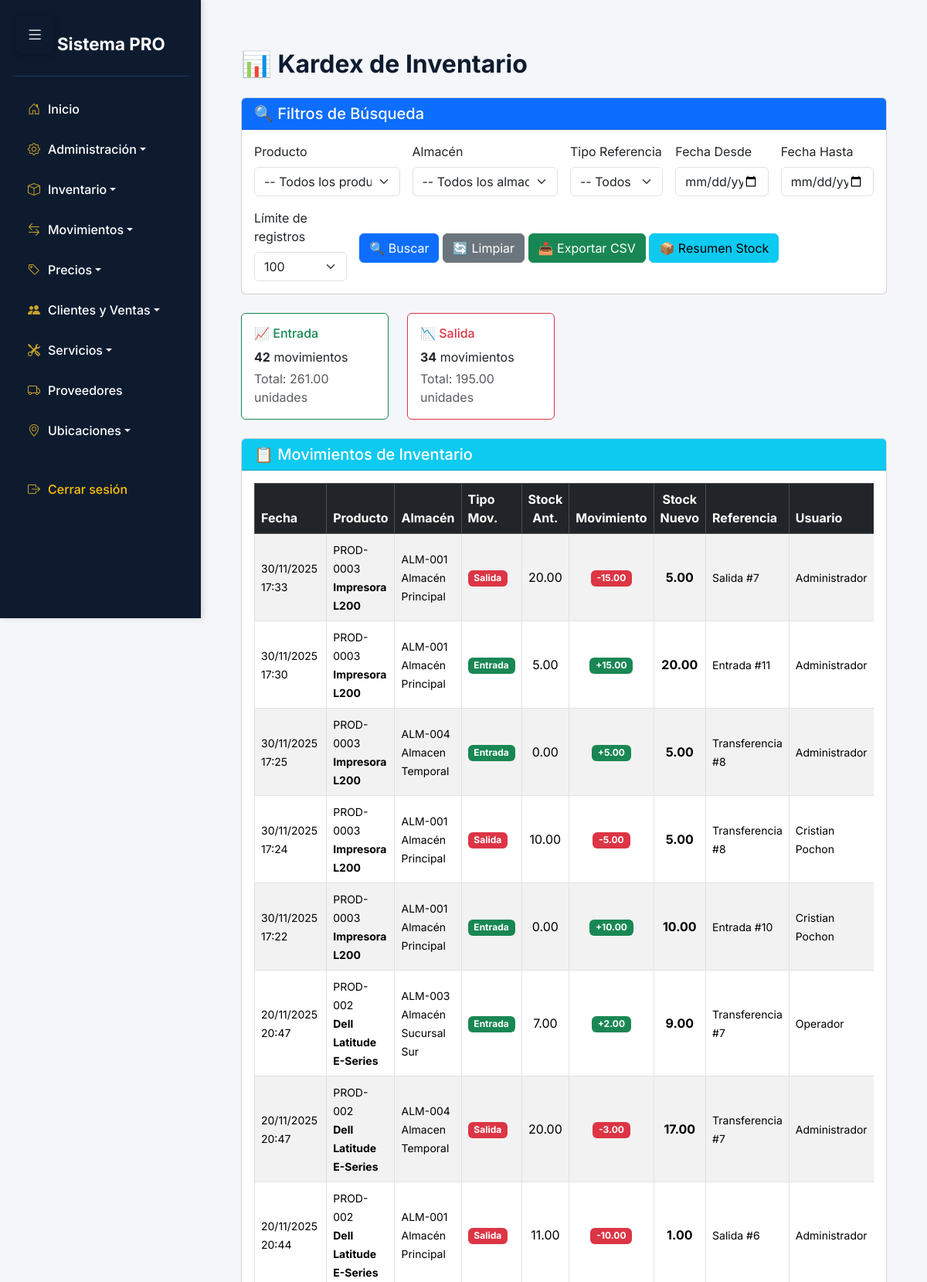
The app's page /app/vista/Kardex/listar.php (signed in, upper part) with its own data.
### tables this page shows
CREATE TABLE `bitacora_inventario` (
  `id` int NOT NULL,
  `producto_id` int NOT NULL,
  `almacen_id` int NOT NULL,
  `tipo_movimiento_id` int NOT NULL,
  `cantidad_anterior` decimal(10,2) NOT NULL,
  `cantidad_movimiento` decimal(10,2) NOT NULL,
  `cantidad_nueva` decimal(10,2) NOT NULL,
  `referencia_tipo` varchar(50) DEFAULT NULL COMMENT 'transferencia, salida, entrada, ajuste',
  `referencia_id` int DEFAULT NULL COMMENT 'ID del registro referenciado',
  `usuario_id` int NOT NULL,
  `fecha_movimiento` datetime NOT NULL DEFAULT CURRENT_TIMESTAMP,
  `observaciones` text
);

CREATE TABLE `productos` (
  `id` int NOT NULL,
  `codigo` varchar(50) NOT NULL,
  `nombre` varchar(200) NOT NULL,
  `descripcion` text,
  `categoria_id` int NOT NULL,
  `unidad_medida_id` int NOT NULL,
  `proveedor_id` int DEFAULT NULL,
  `peso` decimal(10,2) DEFAULT NULL COMMENT 'Peso en kilogramos',
  `imagen_url` varchar(255) DEFAULT NULL,
  `estado_id` int NOT NULL DEFAULT '1',
  `usuario_creador_id` int DEFAULT NULL,
  `usuario_modificador_id` int DEFAULT NULL,
  `creado_en` datetime DEFAULT CURRENT_TIMESTAMP,
  `actualizado_en` datetime DEFAULT CURRENT_TIMESTAMP ON UPDATE CURRENT_TIMESTAMP
);

CREATE TABLE `almacenes` (
  `id` int NOT NULL,
  `codigo` varchar(20) NOT NULL,
  `nombre` varchar(100) NOT NULL,
  `ubicacion` text,
  `descripcion` text,
  `responsable_usuario_id` int DEFAULT NULL,
  `estado_id` int NOT NULL DEFAULT '1',
  `usuario_creador_id` int DEFAULT NULL,
  `usuario_modificador_id` int DEFAULT NULL,
  `creado_en` datetime DEFAULT CURRENT_TIMESTAMP,
  `actualizado_en` datetime DEFAULT CURRENT_TIMESTAMP ON UPDATE CURRENT_TIMESTAMP
);

CREATE TABLE `tipos_movimiento` (
  `id` int NOT NULL,
  `nombre` varchar(50) NOT NULL,
  `descripcion` text,
  `afecta_inventario` tinyint(1) DEFAULT '1',
  `tipo_afectacion` varchar(20) DEFAULT NULL COMMENT 'suma, resta, ninguna',
  `creado_en` datetime DEFAULT CURRENT_TIMESTAMP,
  `actualizado_en` datetime DEFAULT CURRENT_TIMESTAMP ON UPDATE CURRENT_TIMESTAMP
);

CREATE TABLE `usuarios` (
  `id` int NOT NULL,
  `nombre` varchar(100) NOT NULL,
  `correo` varchar(100) NOT NULL,
  `contrasena` varchar(255) NOT NULL,
  `estado_id` int NOT NULL,
  `creado_en` datetime DEFAULT CURRENT_TIMESTAMP,
  `actualizado_en` datetime DEFAULT CURRENT_TIMESTAMP ON UPDATE CURRENT_TIMESTAMP
);

### app/Conexion/Conexion.php (called while the page is built)
<?php
class Conexion {
    private $conexion;
    private $host = 'localhost';
    private $dbName = 'aegis';
    private $username = 'root';
    private $password = '';
    public function __construct() {
        try {
            $this->conexion = new PDO(
                "mysql:host=$this->host;dbname=$this->dbName",
                $this->username,
                $this->password
            );
            $this->conexion->setAttribute(PDO::ATTR_ERRMODE, PDO::ERRMODE_EXCEPTION);
        } catch (PDOException $e) {
            die("Error de conexión: " . $e->getMessage());
        }
    }
    public function getConexion() {
        return $this->conexion;
    }
}
?>

### app/Controlador/BitacoraInventarioControlador.php (called while the page is built, shortened)
<?php
require_once __DIR__ . '/../Modelo/BitacoraInventario.php';
class BitacoraInventarioControlador {
    private $modelo;
    public function __construct() {
        $this->modelo = new BitacoraInventario();
    }
    public function obtenerKardex($filtros = []) {
        try {
            return $this->modelo->obtenerKardex($filtros);
        } catch (Exception $e) {
            throw new Exception("Error al obtener kardex: " . $e->getMessage());
        }
    }
    public function obtenerEstadisticas($fecha_desde = null, $fecha_hasta = null) {
        try {
            return $this->modelo->obtenerEstadisticas($fecha_desde, $fecha_hasta);
        } catch (Exception $e) {
            throw new Exception("Error al obtener estadísticas: " . $e->getMessage());
        }
    }
}
?>

### app/Modelo/BitacoraInventario.php (called while the page is built, shortened)
<?php
require_once __DIR__ . '/../Conexion/Conexion.php';
class BitacoraInventario {
    private $conexion;
    public function __construct() {
        $this->conexion = new Conexion();
    }
    public function obtenerKardex($filtros = []) {
        $sql = "SELECT
                    bi.id,
                    bi.fecha_movimiento,
                    p.codigo AS codigo_producto,
                    p.nombre AS producto,
                    a.codigo AS codigo_almacen,
                    a.nombre AS almacen,
                    tm.nombre AS tipo_movimiento,
                    tm.tipo_afectacion,
                    bi.cantidad_anterior,
                    bi.cantidad_movimiento,
                    bi.cantidad_nueva,
                    bi.referencia_tipo,
                    bi.referencia_id,
                    u.nombre AS usuario,
                    bi.observaciones
                FROM bitacora_inventario bi
                INNER JOIN productos p ON bi.producto_id = p.id
                INNER JOIN almacenes a ON bi.almacen_id = a.id
                INNER JOIN tipos_movimiento tm ON bi.tipo_movimiento_id = tm.id
                LEFT JOIN usuarios u ON bi.usuario_id = u.id
                WHERE 1=1";
        $params = [];
        $sql .= " ORDER BY bi.fecha_movimiento DESC, bi.id DESC";
        if (!empty($filtros['limite'])) {
            $sql .= " LIMIT " . intval($filtros['limite']);
        }
        $stmt = $this->conexion->getConexion()->prepare($sql);
        $stmt->execute($params);
        return $stmt->fetchAll(PDO::FETCH_ASSOC);
    }
    public function obtenerEstadisticas($fecha_desde = null, $fecha_hasta = null) {
        $sql = "SELECT
                    tm.nombre AS tipo_movimiento,
                    tm.tipo_afectacion,
                    COUNT(*) AS total_movimientos,
                    SUM(bi.cantidad_movimiento) AS cantidad_total
                FROM bitacora_inventario bi
                INNER JOIN tipos_movimiento tm ON bi.tipo_movimiento_id = tm.id
                WHERE 1=1";
        $params = [];
        $sql .= " GROUP BY tm.id, tm.nombre, tm.tipo_afectacion
                  ORDER BY total_movimientos DESC";
        $stmt = $this->conexion->getConexion()->prepare($sql);
        $stmt->execute($params);
        return $stmt->fetchAll(PDO::FETCH_ASSOC);
    }
}

### app/Vista/Kardex/listar.php (the view, shortened to what this page needs)
<?php
require_once '../../Controlador/BitacoraInventarioControlador.php';
include '../../../includes/sidebar.php';
$controlador = new BitacoraInventarioControlador();
$filtros = [
    'producto_id'     => $_GET['producto_id'] ?? '',
    'almacen_id'      => $_GET['almacen_id'] ?? '',
    'referencia_tipo' => $_GET['referencia_tipo'] ?? '',
    'fecha_desde'     => $_GET['fecha_desde'] ?? '',
    'fecha_hasta'     => $_GET['fecha_hasta'] ?? '',
    'limite'          => $_GET['limite'] ?? 100
];
try {
    $kardex       = $controlador->obtenerKardex($filtros);
    $estadisticas = $controlador->obtenerEstadisticas($filtros['fecha_desde'], $filtros['fecha_hasta']);
} catch (Exception $e) {
    $error  = $e->getMessage();
    $kardex = $estadisticas = [];
}
?>
<div class="container-fluid mt-4">
    <h2 class="mb-4">📊 Kardex de Inventario</h2>
    <div class="card mb-4">
        <div class="card-header bg-primary text-white">
            <h5 class="mb-0">🔍 Filtros de Búsqueda</h5>
        </div>
        <div class="card-body">
            <form method="GET" action="">
                <div class="row g-3">
                    <div class="col-md-3">
                        <label class="form-label">Producto</label>
                        <select name="producto_id" class="form-select">
                            <option value="">-- Todos los productos --</option>
                        </select>
                    </div>
                    <div class="col-md-3">
                        <label class="form-label">Almacén</label>
                        <select name="almacen_id" class="form-select">
                            <option value="">-- Todos los almacenes --</option>
                        </select>
                    </div>
                    <div class="col-md-2">
                        <label class="form-label">Tipo Referencia</label>
                        <select name="referencia_tipo" class="form-select">
                            <option value="">-- Todos --</option>
                        </select>
                    </div>
                    <div class="col-md-2">
                        <label class="form-label">Fecha Desde</label>
                        <input type="date" name="fecha_desde" class="form-control" value="<?= htmlspecialchars($filtros['fecha_desde']) ?>">
                    </div>
                    <div class="col-md-2">
                        <label class="form-label">Fecha Hasta</label>
                        <input type="date" name="fecha_hasta" class="form-control" value="<?= htmlspecialchars($filtros['fecha_hasta']) ?>">
                    </div>
                    <div class="col-md-2">
                        <label class="form-label">Límite de registros</label>
                        <select name="limite" class="form-select">
                            <option value="100"  <?= $filtros['limite'] == 100  ? 'selected' : '' ?>>100</option>
                        </select>
                    </div>
                    <div class="col-md-10">
                        <label class="form-label d-block">&nbsp;</label>
                        <button type="submit" class="btn btn-primary">🔍 Buscar</button>
                        <a href="?" class="btn btn-secondary">🔄 Limpiar</a>
                        <a href="exportar.php?<?= http_build_query($filtros) ?>" class="btn btn-success">📥 Exportar CSV</a>
                        <a href="resumen_stock.php" class="btn btn-info">📦 Resumen Stock</a>
                    </div>
                </div>
            </form>
        </div>
    </div>
    <?php if (!empty($estadisticas)): ?>
    <div class="row mb-4">
        <?php foreach ($estadisticas as $stat):
            $icono = $stat['tipo_afectacion'] == 'suma' ? '📈' : '📉';
            $color = $stat['tipo_afectacion'] == 'suma' ? 'success' : 'danger';
        ?>
            <div class="col-md-3">
                <div class="card border-<?= $color ?>">
                    <div class="card-body">
                        <h6 class="text-<?= $color ?>"><?= $icono ?> <?= htmlspecialchars($stat['tipo_movimiento']) ?></h6>
                        <p class="mb-1"><strong><?= number_format($stat['total_movimientos']) ?></strong> movimientos</p>
                        <p class="mb-0 text-muted">Total: <?= number_format($stat['cantidad_total'], 2) ?> unidades</p>
                    </div>
                </div>
            </div>
        <?php endforeach; ?>
    </div>
    <?php endif; ?>
    <div class="card">
        <div class="card-header bg-info text-white">
            <h5 class="mb-0">📋 Movimientos de Inventario</h5>
        </div>
        <div class="card-body">
            <?php if (empty($kardex)): ?>
                <div class="text-center py-5 text-muted">
                    <div class="mb-2" style="font-size:48px">📭</div>
                    <p class="lead">No hay movimientos registrados con los filtros seleccionados</p>
                </div>
            <?php else: ?>
                <div class="table-responsive">
                    <table class="table table-bordered table-striped table-hover align-middle">
                        <thead class="table-dark">
                            <tr>
                                <th>Fecha</th>
                                <th>Producto</th>
                                <th>Almacén</th>
                                <th>Tipo Mov.</th>
                                <th class="text-center">Stock Ant.</th>
                                <th class="text-center">Movimiento</th>
                                <th class="text-center">Stock Nuevo</th>
                                <th>Referencia</th>
                                <th>Usuario</th>
                            </tr>
                        </thead>
                        <tbody>
                            <?php foreach ($kardex as $m):
                                $colorMov = $m['tipo_afectacion'] == 'suma' ? 'success' : 'danger';
                                $signo = $m['tipo_afectacion'] == 'suma' ? '+' : '-';
                            ?>
                                <tr>
                                    <td><small><?= date('d/m/Y H:i', strtotime($m['fecha_movimiento'])) ?></small></td>
                                    <td><small><?= htmlspecialchars($m['codigo_producto']) ?><br><strong><?= htmlspecialchars($m['producto']) ?></strong></small></td>
                                    <td><small><?= htmlspecialchars($m['codigo_almacen']) ?><br><?= htmlspecialchars($m['almacen']) ?></small></td>
                                    <td><span class="badge bg-<?= $colorMov ?>"><?= htmlspecialchars($m['tipo_movimiento']) ?></span></td>
                                    <td class="text-center"><?= number_format($m['cantidad_anterior'], 2) ?></td>
                                    <td class="text-center">
                                        <span class="badge bg-<?= $colorMov ?>">
                                            <?= $signo ?><?= number_format($m['cantidad_movimiento'], 2) ?>
                                        </span>
                                    </td>
                                    <td class="text-center"><strong><?= number_format($m['cantidad_nueva'], 2) ?></strong></td>
                                    <td><small><?= htmlspecialchars(ucfirst($m['referencia_tipo'])) ?> #<?= $m['referencia_id'] ?></small></td>
                                    <td><small><?= htmlspecialchars($m['usuario'] ?? 'N/A') ?></small></td>
                                </tr>
                            <?php endforeach; ?>
                        </tbody>
                    </table>
                </div>
            <?php endif; ?>
        </div>
    </div>
</div>

### includes/sidebar.php (style rules this page uses)
:root { --sidebar-bg: #0e1b2f; --sidebar-hover: #1f3a5f; --accent-gold: #c9a227; --body-bg: #f4f6f9; --text-light: #ffffff; --text-dark: #2e2e2e; }
body { font-family: 'Inter', sans-serif; background-color: var(--body-bg); color: var(--text-dark); margin: 0; padding: 0; }
h1, h2, h3 { color: var(--sidebar-bg); font-weight: 700; }

### records on screen
bitacora_inventario: fecha_movimiento "30/11/2025 17:33", producto.codigo "PROD-0003", producto.nombre "Impresora L200", almacen.codigo "ALM-001", almacen.nombre "Almacén Principal", tipo_movimiento.nombre "Salida", cantidad_anterior "20.00", tipo_movimiento.tipo_afectacion "-", cantidad_movimiento "15.00", cantidad_nueva "5.00", referencia_tipo "Salida", referencia "7", usuario.nombre "Administrador"
bitacora_inventario: fecha_movimiento "30/11/2025 17:30", producto.codigo "PROD-0003", producto.nombre "Impresora L200", almacen.codigo "ALM-001", almacen.nombre "Almacén Principal", tipo_movimiento.nombre "Entrada", cantidad_anterior "5.00", tipo_movimiento.tipo_afectacion "+", cantidad_movimiento "15.00", cantidad_nueva "20.00", referencia_tipo "Entrada", referencia "11", usuario.nombre "Administrador"
bitacora_inventario: fecha_movimiento "30/11/2025 17:25", producto.codigo "PROD-0003", producto.nombre "Impresora L200", almacen.codigo "ALM-004", almacen.nombre "Almacen Temporal", tipo_movimiento.nombre "Entrada", cantidad_anterior "0.00", tipo_movimiento.tipo_afectacion "+", cantidad_movimiento "5.00", cantidad_nueva "5.00", referencia_tipo "Transferencia", referencia "8", usuario.nombre "Administrador"
bitacora_inventario: fecha_movimiento "30/11/2025 17:24", producto.codigo "PROD-0003", producto.nombre "Impresora L200", almacen.codigo "ALM-001", almacen.nombre "Almacén Principal", tipo_movimiento.nombre "Salida", cantidad_anterior "10.00", tipo_movimiento.tipo_afectacion "-", cantidad_movimiento "5.00", cantidad_nueva "5.00", referencia_tipo "Transferencia", referencia "8", usuario.nombre "Cristian Pochon"
bitacora_inventario: fecha_movimiento "30/11/2025 17:22", producto.codigo "PROD-0003", producto.nombre "Impresora L200", almacen.codigo "ALM-001", almacen.nombre "Almacén Principal", tipo_movimiento.nombre "Entrada", cantidad_anterior "0.00", tipo_movimiento.tipo_afectacion "+", cantidad_movimiento "10.00", cantidad_nueva "10.00", referencia_tipo "Entrada", referencia "10", usuario.nombre "Cristian Pochon"
bitacora_inventario: fecha_movimiento "20/11/2025 20:47", producto.codigo "PROD-002", producto.nombre "Dell Latitude E-Series", almacen.codigo "ALM-003", almacen.nombre "Almacén Sucursal Sur", tipo_movimiento.nombre "Entrada", cantidad_anterior "7.00", tipo_movimiento.tipo_afectacion "+", cantidad_movimiento "2.00", cantidad_nueva "9.00", referencia_tipo "Transferencia", referencia "7", usuario.nombre "Operador"
bitacora_inventario: fecha_movimiento "20/11/2025 20:47", producto.codigo "PROD-002", producto.nombre "Dell Latitude E-Series", almacen.codigo "ALM-004", almacen.nombre "Almacen Temporal", tipo_movimiento.nombre "Salida", cantidad_anterior "20.00", tipo_movimiento.tipo_afectacion "-", cantidad_movimiento "3.00", cantidad_nueva "17.00", referencia_tipo "Transferencia", referencia "7", usuario.nombre "Administrador"
bitacora_inventario: fecha_movimiento "20/11/2025 20:44", producto.codigo "PROD-002", producto.nombre "Dell Latitude E-Series", almacen.codigo "ALM-001", almacen.nombre "Almacén Principal", tipo_movimiento.nombre "Salida", cantidad_anterior "11.00", tipo_movimiento.tipo_afectacion "-", cantidad_movimiento "10.00", cantidad_nueva "1.00", referencia_tipo "Salida", referencia "6", usuario.nombre "Administrador"

### other values on screen
$icono "📈"
$stat['tipo_movimiento'] "Entrada"
$stat['total_movimientos'] "42"
$stat['cantidad_total'] "261.00"
$icono "📉"
$stat['tipo_movimiento'] "Salida"
$stat['total_movimientos'] "34"
$stat['cantidad_total'] "195.00"
